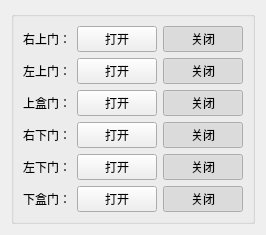
       <widget class="QWidget" name="tab_2">
        <attribute name="title">
         <string>开门电机</string>
        </attribute>
        <layout class="QGridLayout" name="gridLayout_18">
         <item row="0" column="0">
          <widget class="QGroupBox" name="groupBox_12">
           <property name="enabled">
            <bool>true</bool>
           </property>
           <property name="title">
            <string/>
           </property>
           <layout class="QGridLayout" name="gridLayout_17">
            <item row="7" column="2">
             <widget class="QPushButton" name="openleftdoordown">
              <property name="text">
               <string>打开</string>
              </property>
              <property name="checkable">
               <bool>true</bool>
              </property>
             </widget>
            </item>
            <item row="6" column="2">
             <widget class="QPushButton" name="openrightdoordown">
              <property name="text">
               <string>打开</string>
              </property>
              <property name="checkable">
               <bool>true</bool>
              </property>
             </widget>
            </item>
            <item row="0" column="0">
             <widget class="QLabel" name="label_67">
              <property name="sizePolicy">
               <sizepolicy hsizetype="Fixed" vsizetype="Fixed">
                <horstretch>0</horstretch>
                <verstretch>0</verstretch>
               </sizepolicy>
              </property>
              <property name="text">
               <string>右上门：</string>
              </property>
             </widget>
            </item>
            <item row="2" column="2">
             <widget class="QPushButton" name="updooropen">
              <property name="text">
               <string>打开</string>
              </property>
              <property name="checkable">
               <bool>true</bool>
              </property>
             </widget>
            </item>
            <item row="1" column="2">
             <widget class="QPushButton" name="openleftdoorup">
              <property name="text">
               <string>打开</string>
              </property>
              <property name="checkable">
               <bool>true</bool>
              </property>
             </widget>
            </item>
            <item row="2" column="0">
             <widget class="QLabel" name="label_77">
              <property name="sizePolicy">
               <sizepolicy hsizetype="Fixed" vsizetype="Fixed">
                <horstretch>0</horstretch>
                <verstretch>0</verstretch>
               </sizepolicy>
              </property>
              <property name="text">
               <string>上盒门：</string>
              </property>
             </widget>
            </item>
            <item row="2" column="3">
             <widget class="QPushButton" name="updoorclose">
              <property name="text">
               <string>关闭</string>
              </property>
              <property name="checkable">
               <bool>true</bool>
              </property>
              <property name="checked">
               <bool>true</bool>
              </property>
             </widget>
            </item>
            <item row="7" column="3">
             <widget class="QPushButton" name="closeleftdoordown">
              <property name="text">
               <string>关闭</string>
              </property>
              <property name="checkable">
               <bool>true</bool>
              </property>
              <property name="checked">
               <bool>true</bool>
              </property>
             </widget>
            </item>
            <item row="0" column="3">
             <widget class="QPushButton" name="closerightdoorup">
              <property name="text">
               <string>关闭</string>
              </property>
              <property name="checkable">
               <bool>true</bool>
              </property>
              <property name="checked">
               <bool>true</bool>
              </property>
             </widget>
            </item>
            <item row="0" column="2">
             <widget class="QPushButton" name="openrightdoorup">
              <property name="text">
               <string>打开</string>
              </property>
              <property name="checkable">
               <bool>true</bool>
              </property>
             </widget>
            </item>
            <item row="1" column="3">
             <widget class="QPushButton" name="closeleftdoorup">
              <property name="text">
               <string>关闭</string>
              </property>
              <property name="checkable">
               <bool>true</bool>
              </property>
              <property name="checked">
               <bool>true</bool>
              </property>
             </widget>
            </item>
            <item row="7" column="0">
             <widget class="QLabel" name="label_69">
              <property name="sizePolicy">
               <sizepolicy hsizetype="Fixed" vsizetype="Fixed">
                <horstretch>0</horstretch>
                <verstretch>0</verstretch>
               </sizepolicy>
              </property>
              <property name="text">
               <string>左下门：</string>
              </property>
             </widget>
            </item>
            <item row="1" column="0">
             <widget class="QLabel" name="label_71">
              <property name="sizePolicy">
               <sizepolicy hsizetype="Fixed" vsizetype="Fixed">
                <horstretch>0</horstretch>
                <verstretch>0</verstretch>
               </sizepolicy>
              </property>
              <property name="text">
               <string>左上门：</string>
              </property>
             </widget>
            </item>
            <item row="8" column="2">
             <widget class="QPushButton" name="downdooropen">
              <property name="text">
               <string>打开</string>
              </property>
              <property name="checkable">
               <bool>true</bool>
              </property>
             </widget>
            </item>
            <item row="8" column="3">
             <widget class="QPushButton" name="downdoorclose">
              <property name="text">
               <string>关闭</string>
              </property>
              <property name="checkable">
               <bool>true</bool>
              </property>
              <property name="checked">
               <bool>true</bool>
              </property>
             </widget>
            </item>
            <item row="8" column="0">
             <widget class="QLabel" name="label_78">
              <property name="sizePolicy">
               <sizepolicy hsizetype="Fixed" vsizetype="Fixed">
                <horstretch>0</horstretch>
                <verstretch>0</verstretch>
               </sizepolicy>
              </property>
              <property name="text">
               <string>下盒门：</string>
              </property>
             </widget>
            </item>
            <item row="6" column="0">
             <widget class="QLabel" name="label_68">
              <property name="sizePolicy">
               <sizepolicy hsizetype="Fixed" vsizetype="Fixed">
                <horstretch>0</horstretch>
                <verstretch>0</verstretch>
               </sizepolicy>
              </property>
              <property name="text">
               <string>右下门：</string>
              </property>
             </widget>
            </item>
            <item row="6" column="3">
             <widget class="QPushButton" name="closerightdoordown">
              <property name="text">
               <string>关闭</string>
              </property>
              <property name="checkable">
               <bool>true</bool>
              </property>
              <property name="checked">
               <bool>true</bool>
              </property>
             </widget>
            </item>
           </layout>
          </widget>
         </item>
        </layout>
       </widget>
